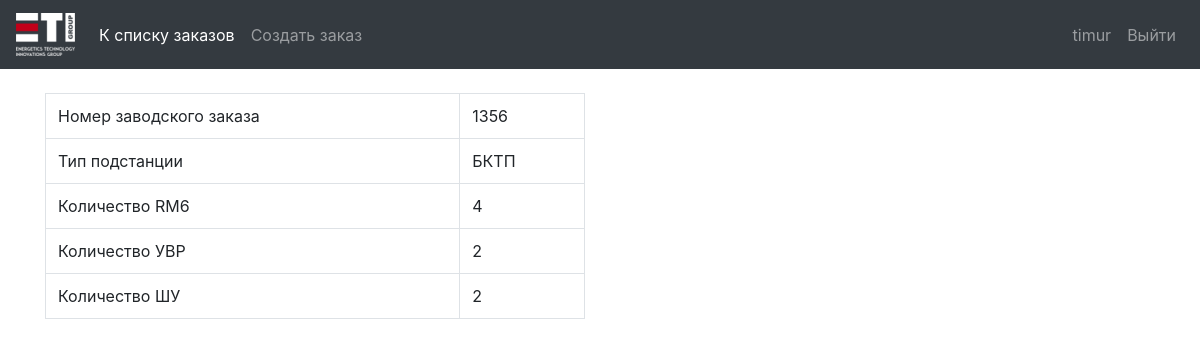
Screenshot of /order_detail_view/25/ (signed in) with the database file from the repository.
### otk/models/order.py (models this page shows, shortened)
class OTKOrder(models.Model):
    man_number = models.IntegerField(unique=True)
    tm_checklist = models.OneToOneField(TMCheckList,
                                        on_delete=models.SET_NULL,
                                        unique=True,
                                        blank = True,
                                        null = True,
                                        default = None)
    substation_type = models.CharField(max_length=15,
                                        choices = SUBSTATION_TYPE_CHOICES,
                                        default = 'БКТП',
                                        blank = False,
                                        null = False,
                                        verbose_name = 'Тип подстанции')
    rm_number = models.IntegerField(unique=False, default=4)
    ybp_number = models.IntegerField(unique=False, default=2)
    su_number = models.IntegerField(unique=False, default=2)

### otk/views/order_detail_view.py (the view)
# urls.py: path('order_detail_view/<int:pk>/', OrderDetailView.as_view(), name='order_detail'),
class OrderDetailView(UserAccessMixin, DetailView):
    permission_required = 'otk.view_order'
    redirect_without_permission = 'checklist_list'
    model = OTKOrder
    template_name = 'order_detail.html'
    fields = ['man_number', 'substation_type', 'rm_number', 'ybp_number', 'su_number']

### otk/views/mixins/user_access_mixin.py (called while the page is built)
    def dispatch(self, request, *args, **kwargs):
        if(not self.request.user.is_authenticated):
            return redirect_to_login(self.request.get_full_path(),
                                     self.get_login_url(), self.get_redirect_field_name())
        if(not self.has_permission()):
            if(self.view_name is None):
                return redirect(self.redirect_without_permission)
            else:
                return redirect(self.view_name, pk = kwargs['pk'])
        return super(UserAccessMixin, self).dispatch(request, *args, **kwargs)

### otk/templates/order_detail.html
{% extends 'base.html' %}
{% block content %}
<br />
    <div class="container">
        <div class="row">
            <div class="col-6">
                <table class="table table-bordered ">
                    <tbody>
                        <tr>
                            <td>Номер заводского заказа</td>
                            <td>{{ otkorder.man_number }}</td>
                        </tr>
                        <tr>
                            <td>Тип подстанции</td>
                            <td>{{ otkorder.substation_type }}</td>
                        </tr>
                        <tr>
                            <td>Количество RM6</td>
                            <td>{{ otkorder.rm_number }}</td>
                        </tr>
                        <tr>
                            <td>Количество УВР</td>
                            <td>{{ otkorder.ybp_number }}</td>
                        </tr>
                        <tr>
                            <td>Количество ШУ</td>
                            <td>{{ otkorder.su_number }}</td>
                        </tr>
                    </tbody>
                </table>
            </div>
        </div>
    </div>
{% endblock content %}

### otk/templates/base.html (shortened to what this page needs)
{% load static %}
<html>
    <head>
        <link rel="stylesheet" href="https://stackpath.bootstrapcdn.com/bootstrap/4.1.3/css/bootstrap.min.css">
        <link href="{% static 'css/tm_chl_detail.css' %}" rel="stylesheet">
    </head>
    <body>
        <nav class="navbar navbar-expand-lg navbar-dark bg-dark">
        <a class="navbar-brand" href="#"><img src="{% static 'img/logo.png'%}"/></a>
        <div class="collapse navbar-collapse" id="navbarNav">
            <ul class="navbar-nav mr-auto">
                <li class="nav-item active">
                    <a class="nav-link" href="{% url 'checklist_list' %}">К списку заказов <span class="sr-only">(current)</span></a>
                </li>
                <li class="nav-item">
                    <a class="nav-link" href="{% url 'order_create' %}">Создать заказ</a>
                </li>
            </ul>
            <ul class="navbar-nav">
                {% if  user.is_authenticated %}
                    <li class="nav-item">
                        <a class="nav-link" href="">{{ user.username }}</a>
                    </li>
                    <li class="nav-item">
                        <a class="nav-link" href="{% url 'logout' %}">Выйти</a>
                    </li>
                {% endif %}
            </ul>
        </div>
        </nav>
        {% block content %}
        {% endblock content %}
    </body>
</html>

### rows the page displays
OTKOrder: man_number "1356", substation_type "БКТП", rm_number "4", ybp_number "2", su_number "2"

### other values shown
{{ user.username }} "timur"
